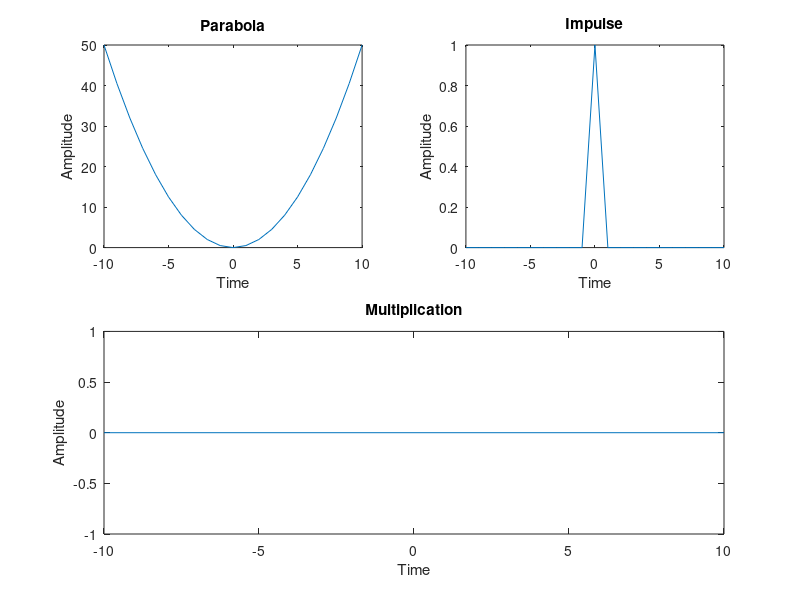

MATLAB code for this plot:
close all;
clear;
n=-10:1:10;
impulse=[zeros(1,10),ones(1,1),zeros(1,10)];
subplot(2,2,2);
plot(n,impulse);
ylabel('Amplitude');
xlabel('Time');
title('Impulse');

m=-10:1:10;
parabola=0.5*(n.^2);
subplot(2,2,1);
plot(m,parabola);
ylabel('Amplitude');
xlabel('Time');
title('Parabola');


mul=impulse.*parabola;
subplot(2,2,3:4);
plot(m,mul);
ylabel('Amplitude');
xlabel('Time');
title('Multiplication');
